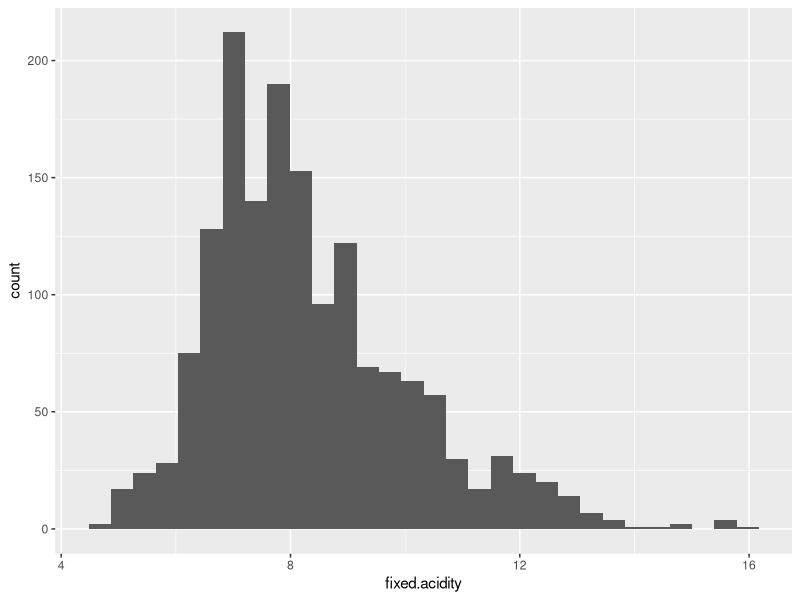
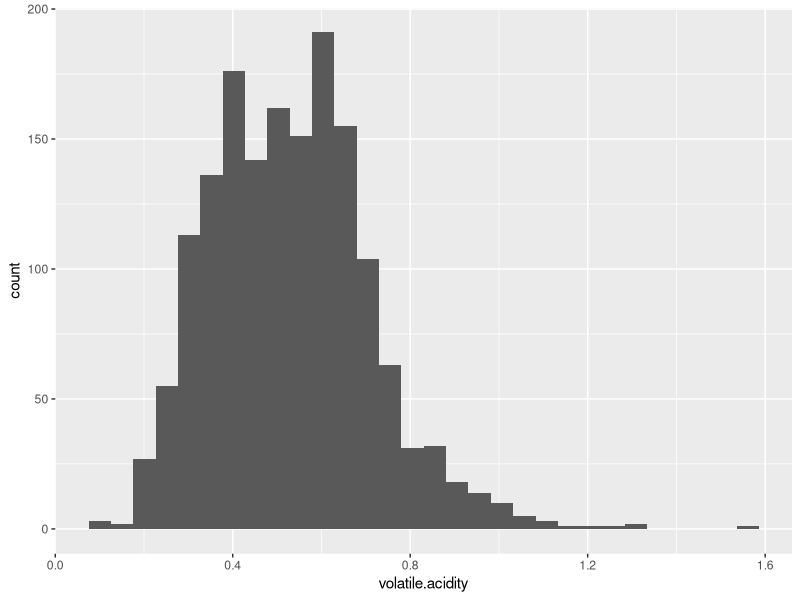
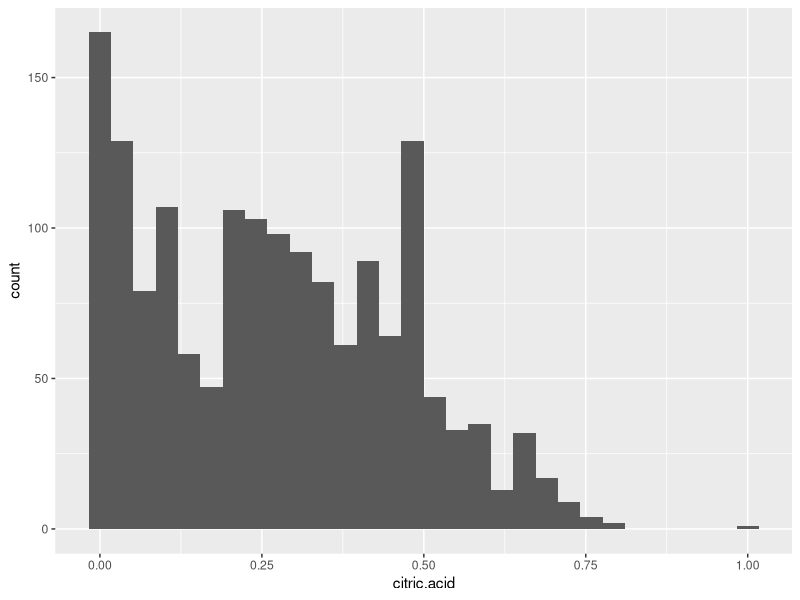
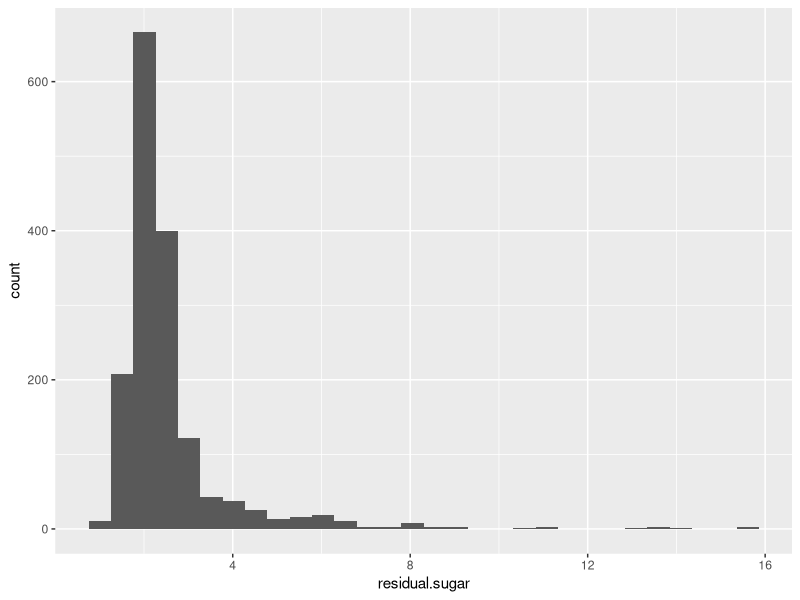
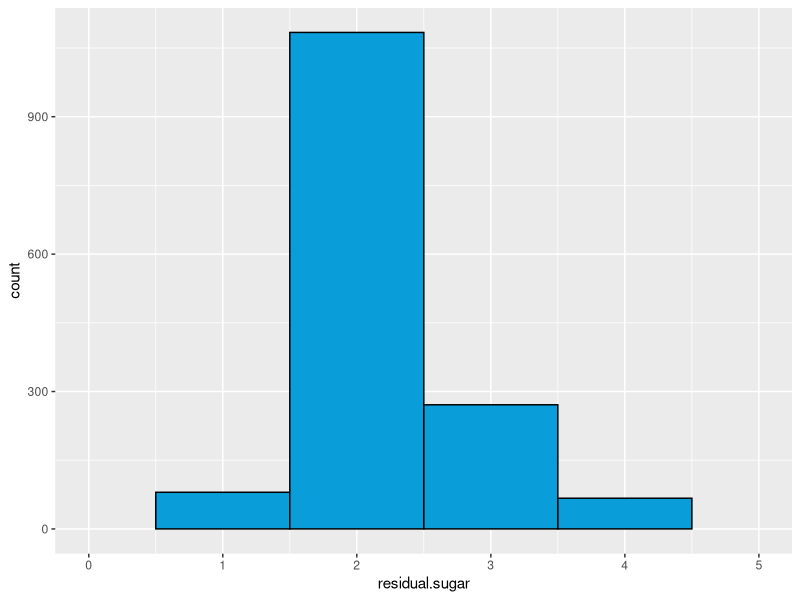
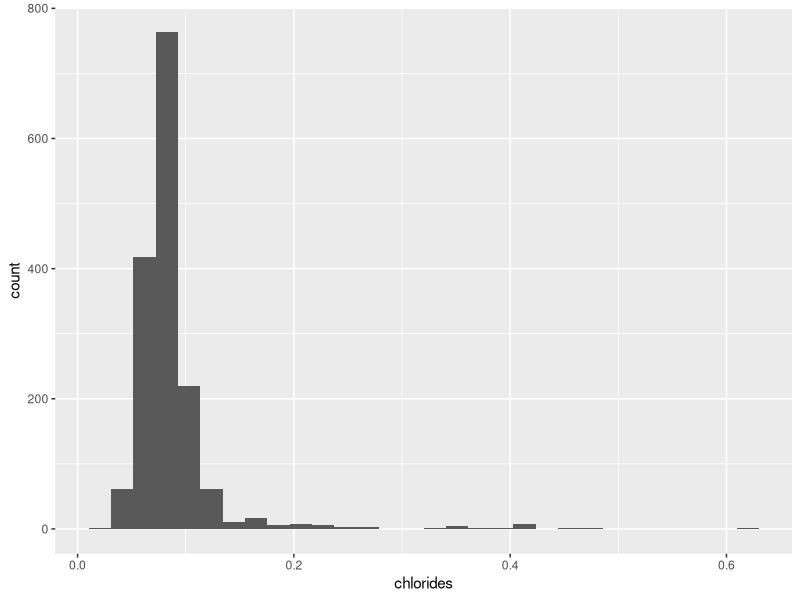
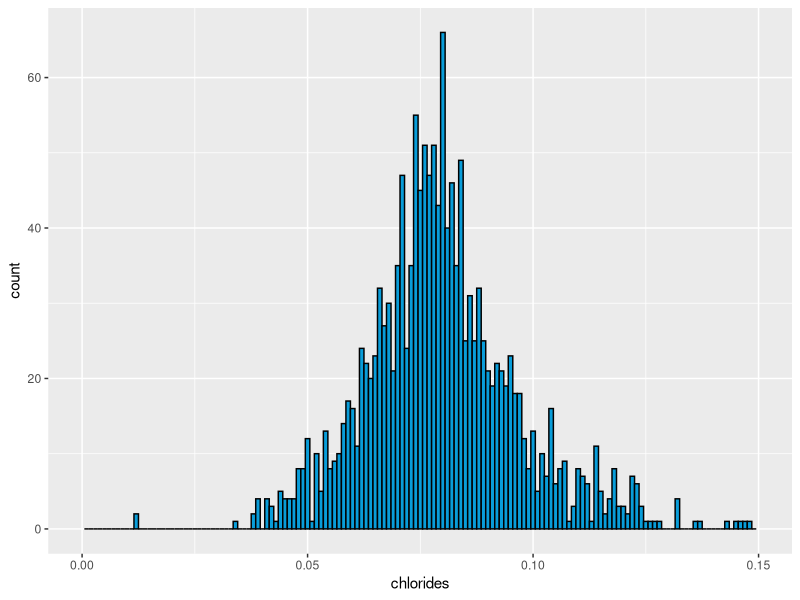
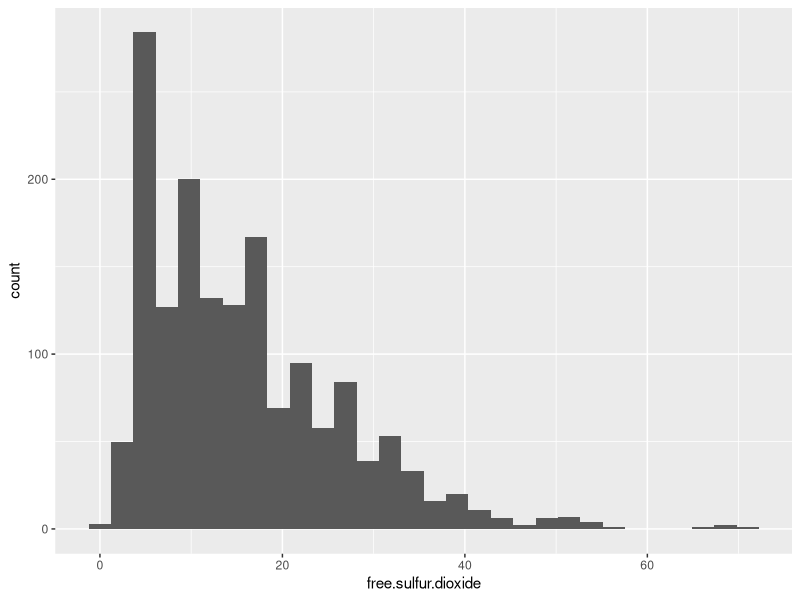

These figures' R source, in order:
## ---- chunk 1
# Load all of the packages that you end up using in your analysis in this code
# chunk.

# Notice that the parameter "echo" was set to FALSE for this code chunk. This
# prevents the code from displaying in the knitted HTML output. You should set
# echo=FALSE for all code chunks in your file, unless it makes sense for your
# report to show the code that generated a particular plot.

# The other parameters for "message" and "warning" should also be set to FALSE
# for other code chunks once you have verified that each plot comes out as you
# want it to. This will clean up the flow of your report.
#install.packages("ggplot2", dependencies = T) 
#install.packages("dplyr", dependencies = T)
#install.packages('GGally')
#install.packages('scales')
#install.packages('lattice')
#install.packages('MASS')
#install.packages('car')
#install.packages('reshape2')
#install.packages('plyr')
#install.packages('RColorBrewer', dependencies = TRUE)

library(ggplot2)
library(GGally)
library(scales)
library(memisc)
library(RColorBrewer)
## ---- chunk 2
# knitr: Suppress code/messages/warnings 
#        Set default plot options and center them
knitr::opts_chunk$set(fig.width=9,fig.height=5,fig.path='Figs/',
                      fig.align='center',tidy=TRUE,
                      echo=FALSE,warning=FALSE,message=FALSE)
## ---- chunk 3
# Load the Data
mydata <- read.csv('wineQualityReds.csv')
## ---- chunk 4
#Using str() to quickly see the sturcture of the data set and variables
str(mydata)
## ---- chunk 5
#Using summary() function to get a quick summary of the statistics for all the variables in the data set
summary(mydata)
## ---- chunk 6
#Creating histogram using ggplot for fixed.acidity
ggplot(aes(x=fixed.acidity),data = mydata) +
  geom_histogram()
## ---- chunk 7
#Creating histogram using ggplot for volatile.acidity
ggplot(aes(x=volatile.acidity),data = mydata) +
  geom_histogram()

## ---- chunk 8
#Creating histogram using ggplot for citric acid
ggplot(aes(x=citric.acid),data = mydata) +
  geom_histogram()

## ---- chunk 9
##Creating histogram using ggplot for residual.sugar
ggplot(aes(x=residual.sugar),data = mydata) +
  geom_histogram()
## ---- chunk 10
#Summary data for residual.sugar, looking specifically for the mean and median
summary(mydata$residual.sugar)

## ---- chunk 11
#Creating histogram using ggplot for residual.sugar
#resetting the bin width and changing the fill color
#changed the scale range from 0-16 to 0-5 because of longtail data
ggplot(aes(x=residual.sugar),data = mydata) +
  geom_histogram(binwidth = 1, color = 'black', fill = '#099DD9') +
  scale_x_continuous(limits = c(0, 5))

## ---- chunk 12
#Creating histogram using ggplot for chlorides
ggplot(aes(x=chlorides),data = mydata) +
  geom_histogram()

## ---- chunk 13
#Creating histogram using ggplot for chlorides
#resetting the bin width and changing the fill color
#changed the scale range from 0-6 to 0-.15 because of longtail data
ggplot(aes(x=chlorides),data = mydata) +
  geom_histogram(binwidth = .001, color = 'black', fill = '#099DD9') +
  scale_x_continuous(limits = c(0, .15))

## ---- chunk 14
#Creating histogram using ggplot for free.sulfur.dioxide
ggplot(aes(x=free.sulfur.dioxide),data = mydata) +
  geom_histogram()

## ---- chunk 15
#Creating histogram using ggplot for total.sulfur.dioxide
ggplot(aes(x=total.sulfur.dioxide),data = mydata) +
  geom_histogram()

## ---- chunk 16
#Creating histogram using ggplot for sulphates
ggplot(aes(x=sulphates),data = mydata) +
  geom_histogram()

## ---- chunk 17
#Creating histogram using ggplot for density
ggplot(aes(x=density),data = mydata) +
  geom_histogram()

## ---- chunk 18
#Creating histogram using ggplot for pH
ggplot(aes(x=pH),data = mydata) +
  geom_histogram()

## ---- chunk 19
#Summary data for pH, looking specifically for the min and max
summary(mydata$pH)

## ---- chunk 20
#Creating histogram using ggplot for alcohol
ggplot(aes(x=alcohol),data = mydata) +
  geom_histogram()

## ---- chunk 21
#Function for the mean calculation of alcohol
mean(mydata$alcohol)
## ---- chunk 22
#Summary data for alcohol, looking specifically for the mean
summary(mydata$alcohol)

## ---- chunk 23
#Creating histogram using ggplot for quality
#Added fill color for the bins and axis names for x and y
ggplot(aes(x=quality),data = mydata,) +
  geom_histogram(fill = '#5760AB') +
  xlab('Quality Score') +
  ylab('Wines Meeting Score')
## ---- chunk 24
#Creating histogram using ggplot for quality
#Added specified the number of bins and fill color
#Added axis names for x and y
#Defined the scal breaks based on each quality score (0-10)
ggplot(aes(x=quality),data = mydata) +
  geom_histogram(bins = 11, fill = '#5760AB') +
  xlab('Quality Score') +
  ylab('Wines Meeting Score') +
  scale_x_continuous(breaks = c(0, 1, 2, 3, 4, 5, 6, 7, 8, 9, 10))

## ---- chunk 25
#Summary data for quality
summary(mydata$quality)

## ---- chunk 26
#Creating a matrix of plots using ggpairs
ggpairs(mydata, 
        lower = list(continuous = wrap("points", shape = I('.'))),
        upper = list(combo = wrap("box", outlier.shape = I('.'))),
        axisLabels = 'internal')

## ---- chunk 27
#Creating scatterplot using ggplot/geom_point for volatile.acidity and fixed.acidity
ggplot(aes(x = fixed.acidity, y = volatile.acidity), data = mydata) +
  geom_point()

## ---- chunk 28
#Using table function to show the counts for the first 6 data points under volatile.acidity and fixed.acidity, in decreasing order
head(sort(table(mydata$volatile.acidity), decreasing = T))
head(sort(table(mydata$fixed.acidity), decreasing = T))

## ---- chunk 29
#Creating scatterplot using ggplot/geom_point for volatile.acidity and fixed.acidity
#Added alpha and position/jitter to help with over plotting
ggplot(aes(x = fixed.acidity, y = volatile.acidity), data = mydata) +
  geom_point(alpha = 1/5, position = 'jitter')
## ---- chunk 30
#Creating scatterplot using ggplot/geom_point for citric.acid and fixed.aciditt
ggplot(aes(x = fixed.acidity, y = citric.acid), data = mydata) +
  geom_point()

## ---- chunk 31
#Using table function to show the counts for the first 6 data points under citric.acid and fixed.acidity, in decreasing order
head(sort(table(mydata$citric.acid), decreasing = T))
head(sort(table(mydata$fixed.acidity), decreasing = T))

## ---- chunk 32
#Creating scatterplot using ggplot/geom_point for citric.acid and fixed.acidity
#Added alpha and position/jitter to help with over plotting
ggplot(aes(x = fixed.acidity, y = citric.acid), data = mydata) +
  geom_point(alpha = 1/5, position = 'jitter')

## ---- chunk 33
#Creating scatterplot using ggplot/geom_point for volatile.acidity and citric.acid
ggplot(aes(x = volatile.acidity, y = citric.acid), data = mydata) +
  geom_point()

## ---- chunk 34
#Using table function to show the counts for the first 6 data points under volatile.acidity and citric.acid, in decreasing order
head(sort(table(mydata$citric.acid), decreasing = T))
head(sort(table(mydata$volatile.acidity), decreasing = T))

## ---- chunk 35
#Creating scatterplot using ggplot/geom_point for volatile.acidity and citric.acid
#Added alpha and position/jitter to help with over plotting
ggplot(aes(x = volatile.acidity, y = citric.acid), data = mydata) +
  geom_point(alpha = 1/5, position = 'jitter') 

## ---- chunk 36
#Creating scatterplot using ggplot for fixed.acidity and quality
#Using geom_jitter, alpha and geom_smooth/lm to help with over plotting
ggplot(aes(x = quality, y = fixed.acidity), data = mydata) +
  geom_jitter(alpha = 0.5, width = 0.35, height = 0) +
  geom_smooth(method = 'lm', color = 'purple')

## ---- chunk 37
#Creating scatterplot using ggplot for volatile.acidity and quality
##Using geom_jitter, alpha and geom_smooth/lm to help with over plotting
ggplot(aes(x = quality, y = volatile.acidity), data = mydata) +
  geom_jitter(alpha = 0.5, width = 0.35, height = 0) +
  geom_smooth(method = 'lm', color = 'purple')
## ---- chunk 38
#Creating scatterplot using ggplot for citric.acid and quality
##Using geom_jitter, alpha and geom_smooth/lm to help with over plotting
ggplot(aes(x = quality, y = citric.acid), data = mydata) +
  geom_jitter(alpha = 0.5, width = 0.35, height = 0) +
  geom_smooth(method = 'lm', color = 'purple')

## ---- chunk 39
#Creating scatterplot using ggplot for residual.sugar and quality
##Using geom_jitter, alpha and geom_smooth/lm to help with over plotting
ggplot(aes(x = quality, y = residual.sugar), data = mydata) +
  geom_jitter(alpha = 0.5, width = 0.35, height = 0) +
  geom_smooth(method = 'lm', color = 'pink')

## ---- chunk 40
#Creating scatterplot using ggplot/geom_point for fixed.acidity and residual.sugar
#Added alpha to help with over plotting
ggplot(aes(x = residual.sugar, y = fixed.acidity), data = mydata) +
  geom_point(alpha = 0.10)

## ---- chunk 41
#Creating scatterplot using ggplot/geom_point for volatile.acidity and residual.sugar
#Added alpha to help with over plotting
ggplot(aes(x = residual.sugar, y = volatile.acidity), data = mydata) +
  geom_point(alpha = 0.10)

## ---- chunk 42
#Creating scatterplot using ggplot/geom_point for citric.acid and residual.sugar
#Added alpha to help with over plotting
ggplot(aes(x = residual.sugar, y = citric.acid), data = mydata) +
  geom_point(alpha = 0.10) 
## ---- chunk 43
#Creating scatterplot using ggplot/geom_point for residual.sugar and chlorides
#Added alpha to help with over plotting
#Added fill color and defined shape for the points
ggplot(aes(x = chlorides, y = residual.sugar), data = mydata) +
  geom_point(alpha = 1/10, fill = I('green'), color = I('black'), shape = 21) 

## ---- chunk 44
#Creating scatterplot using ggplot/geom_point for residual.sugar and chlorides
#Added alpha to help with over plotting
#Added fill color and defined shape for the points
#Reset the scale using scale_x_continuous from 0-0.6 to 0-0.15
ggplot(aes(x = chlorides, y = residual.sugar), data = mydata) +
  geom_point(alpha = 1/10, fill = I('green'), color = I('black'), shape = 21) +
  scale_x_continuous(limits = c(0, .15))

## ---- chunk 45
#Creating scatterplot using ggplot/geom_point for residual.sugar and alcohol
#Added alpha and geom_smooth/lm to help with over plotting
ggplot(aes(x = alcohol, y = residual.sugar), data = mydata) +
  geom_point(alpha = 1/5) +
  geom_smooth(method = 'lm', color = 'red')

## ---- chunk 46
#Creating scatterplot using ggplot/geom_point for citric.acid and alcohol
#Added alpha and geom_smooth/lm to help with over plotting
ggplot(aes(x = alcohol, y = citric.acid), data = mydata) +
  geom_point(alpha = 1/5) +
  geom_smooth(method = 'lm', color = 'red')

## ---- chunk 47
#Creating scatterplot using ggplot/geom_point for fixed.acidity and alcohol
#Added alpha and geom_smooth/lm to help with over plotting
ggplot(aes(x = alcohol, y = fixed.acidity), data = mydata) +
  geom_point(alpha = 1/5) +
  geom_smooth(method = 'lm', color = 'red')

## ---- chunk 48
#Creating scatterplot using ggplot/geom_point for volatile.acidity and alcohol
#Added alpha and geom_smooth/lm to help with over plotting
ggplot(aes(x = alcohol, y = volatile.acidity), data = mydata) +
  geom_point(alpha = 1/5) +
  geom_smooth(method = 'lm', color = 'red')

## ---- chunk 49
#Creating scatterplot using ggplot/geom_point for quality and alcohol
##Using geom_jitter, alpha and geom_smooth/lm to help with over plotting
ggplot(aes(x = quality, y = alcohol), data = mydata) +
  geom_jitter(alpha = 0.5, width = 0.35, height = 0) +
  geom_smooth(method = 'lm', color = 'blue')

## ---- chunk 50
#Creating scatterplot using ggplot/geom_point for fixed.acidity and pH
#Added alpha and geom_smooth/lm to help with over plotting
ggplot(aes(x = pH, y = fixed.acidity), data = mydata) +
  geom_point(alpha = 1/10) +
  geom_smooth(method = 'lm', color = 'blue')

## ---- chunk 51
#Creating scatterplot using ggplot/geom_point for fixed.acidity and residual.sugar by quality levels
#Added alpha to help with over plotting
#Added a scale color palette and made the panel darker
ggplot(mydata, aes(fixed.acidity, residual.sugar)) +
  geom_point(aes(colour = as.factor(quality)), alpha = 0.8) +
  scale_color_brewer(palette = 'RdYlGn', name = 'Quality', direction = 1) +
  theme(panel.grid.minor = element_blank(), 
     panel.background =element_rect(fill = 'darkgrey'))

## ---- chunk 52
#Creating scatterplot using ggplot/geom_point for fixed.acidity and residual.sugar by quality levels
#Added alpha to help with over plotting
#Changed scale on x from 0-16 to 4-14, and y from 0-16 to 0-10
#Added a scale color palette and made the panel darker
ggplot(mydata, aes(fixed.acidity, residual.sugar)) +
  geom_point(aes(colour = as.factor(quality)), alpha = 0.8) + 
  scale_x_continuous(limits = c(4, 14)) +
  scale_y_continuous(limits = c(0, 10)) +
  scale_color_brewer(palette = 'RdYlGn', name = 'Quality', direction = 1) +
  theme(panel.grid.minor = element_blank(), 
     panel.background =element_rect(fill = 'darkgrey'))
## ---- chunk 53
#Creating scatterplot using ggplot/geom_point for fixed.acidity and residual.sugar by quality levels
#Changed scale again on x from 0-16 to 6-12, and y from 0-16 to 1-5
#Changed scale a couple times to try to find an expected trend
#Added a scale color palette and made the panel darker
ggplot(mydata, aes(fixed.acidity, residual.sugar)) +
  geom_point(aes(colour = as.factor(quality))) +
  scale_x_continuous(limits = c(6, 12)) +
  scale_y_continuous(limits = c(1, 5)) +
  scale_color_brewer(palette = 'RdYlGn', name = 'Quality', direction = 1) +
  theme(panel.grid.minor = element_blank(), 
     panel.background =element_rect(fill = 'darkgrey'))

## ---- chunk 54
#Creating scatterplot using ggplot/geom_point for fixed.acidity and citric.acid by quality levels
#Added alpha to help with over plotting
#Added a scale color palette and made the panel darker
ggplot(mydata, aes(fixed.acidity, citric.acid)) +
  geom_point(aes(colour = as.factor(quality)), alpha = 0.8) +
  scale_color_brewer(palette = 'Spectral', name = 'Quality', direction = 1) +
  theme(panel.grid.minor = element_blank(), 
     panel.background =element_rect(fill = 'darkgrey'))

## ---- chunk 55
#Creating scatterplot using ggplot/geom_point for chlorides and residual.sugar by quality levels
#Added alpha to help with over plotting
#Added a scale color palette and made the panel darker
ggplot(mydata, aes(chlorides, residual.sugar)) +
  geom_point(aes(colour = as.factor(quality)), alpha = 0.8) +
  scale_color_brewer(palette = 'PiYG', name = 'Quality', direction = 1) +
  theme(panel.grid.minor = element_blank(), 
     panel.background =element_rect(fill = 'darkgrey'))

## ---- chunk 56
#Creating scatterplot using ggplot/geom_point for chlorides and residual.sugar by quality levels
#Added alpha to help with over plotting
#Changed scale on x from 0-0.6 to 0-0.15, and y from 0-16 to 1-8
#Added a scale color palette and made the panel darker
ggplot(mydata, aes(chlorides, residual.sugar)) +
  geom_point(aes(colour = as.factor(quality)), alpha = 0.8) + 
  scale_x_continuous(limits = c(0, .15)) +
  scale_y_continuous(limits = c(1, 8)) +
  scale_color_brewer(palette = 'PiYG', name = 'Quality', direction = 1) +
  theme(panel.grid.minor = element_blank(), 
     panel.background =element_rect(fill = 'darkgrey'))

## ---- chunk 57
#Creating scatterplot using ggplot/geom_point for fixed.acidit and alcohol by quality levels
#Added alpha to help with over plotting
#Added a scale color palette and made the panel darker
ggplot(mydata, aes(fixed.acidity, alcohol)) +
  geom_point(aes(colour = as.factor(quality)), alpha = 0.8) +
  scale_color_brewer(palette = 'RdYlBu', name = 'Quality', direction = 1) +
  theme(panel.grid.minor = element_blank(), 
     panel.background =element_rect(fill = 'darkgrey'))

## ---- chunk 58
#Creating scatterplot using ggplot/geom_point for fixed.acidity and citric.acid by alcohol levels
#Added alpha to help with over plotting
ggplot(mydata, aes(fixed.acidity, citric.acid, colour = alcohol)) +
  geom_point(alpha = 0.8) +
  scale_color_gradient2(midpoint = median(mydata$alcohol))

## ---- chunk 59
#Creating scatterplot using ggplot/geom_point for fixed.acidity and pH by quality levels
#Added alpha to help with over plotting
#Changed scale on x to 3-4, and y to 4-14
#Added a scale color palette and made the panel darker
ggplot(mydata, aes(pH, fixed.acidity)) +
  geom_point(aes(colour = as.factor(quality)), alpha = 0.8) + 
  scale_x_continuous(limits = c(3, 4)) +
  scale_y_continuous(limits = c(4, 14)) +
  scale_color_brewer(palette = 'RdYlGn', name = 'Quality', direction = 1) +
  theme(panel.grid.minor = element_blank(), 
     panel.background =element_rect(fill = 'darkgrey'))

## ---- chunk 60
#Creating histogram using ggplot for pH
#Added fill color for the bins, axis names for x and y, and a plot title
ggplot(aes(x=pH),data = mydata) +
  geom_histogram(color = 'black', fill = 'lavender') +
  xlab('Measure of pH') +
  ylab('Number of Wines') + 
  ggtitle('Red Wine pH')

## ---- chunk 61
#Creating scatterplot using ggplot/geom_point for fixed.acidity and residual.sugar
#Added alpha to help with over plotting
#Added fill color and shape for the points, axis names for x and y, and a plot title
ggplot(aes(x = residual.sugar, y = fixed.acidity), data = mydata) +
  geom_point(alpha = 0.8, color = 'black', fill = 'purple', shape = 21) +
  xlab('Residual Sugar (g / dm^3)') +
  ylab('Fixed Acidity (tartaric acid - g / dm^3)') + 
  ggtitle('Preferred Levels of Acidity to Sugar in Red Wine')

## ---- chunk 62
#Creating scatterplot using ggplot/geom_point for fixed.acidity, citric.acid and alcohol
#Added alpha to help with over plotting
#Added axis names for x and y, a legend title, and a plot title
ggplot(mydata, aes(fixed.acidity, citric.acid, colour = alcohol)) +
  geom_point(alpha = 0.8) +
  xlab('Fixed Acidity (tartaric acid - g / dm^3)') +
  ylab('Citric Acid (g / dm^3)') + 
  ggtitle('Levels of Acidity Compared to Alcohol Content') +
  labs(colour = 'Alcohol % \n by Volume') +
  scale_color_gradient2(midpoint = median(mydata$alcohol))
